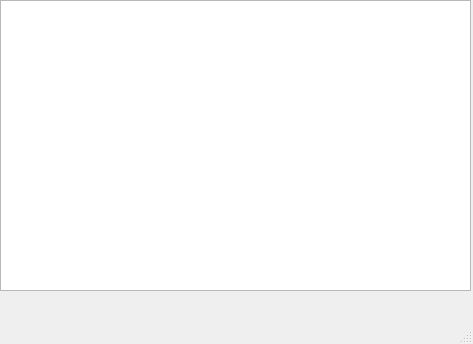
<?xml version="1.0" encoding="UTF-8"?>
<ui version="4.0">
 <class>MainWindow</class>
 <widget class="QMainWindow" name="MainWindow">
  <property name="geometry">
   <rect>
    <x>0</x>
    <y>0</y>
    <width>473</width>
    <height>344</height>
   </rect>
  </property>
  <property name="windowTitle">
   <string>MainWindow</string>
  </property>
  <widget class="QWidget" name="centralwidget">
   <widget class="QTextBrowser" name="textBrowser">
    <property name="geometry">
     <rect>
      <x>0</x>
      <y>0</y>
      <width>471</width>
      <height>291</height>
     </rect>
    </property>
   </widget>
  </widget>
  <widget class="QMenuBar" name="menubar">
   <property name="geometry">
    <rect>
     <x>0</x>
     <y>0</y>
     <width>473</width>
     <height>26</height>
    </rect>
   </property>
  </widget>
  <widget class="QStatusBar" name="statusbar"/>
 </widget>
 <resources/>
 <connections/>
</ui>
